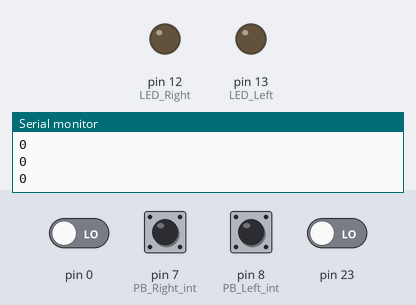
Bench run of a sketch on a simulated Arduino Uno, built with avr-gcc and run on an emulated ATmega328P. On the bench: output pins drawn as LEDs (lit = HIGH), the last lines printed to the serial monitor. Dashed ring = blinking. Inputs (shaded band) come from the test bench; at power-on: pin 0, pin 7 (PB_Right_int), pin 8 (PB_Left_int), pin 23 LOW.

Above: at 1.2 s.
1.3 s: pin 0 driven HIGH
At 4.2 s:
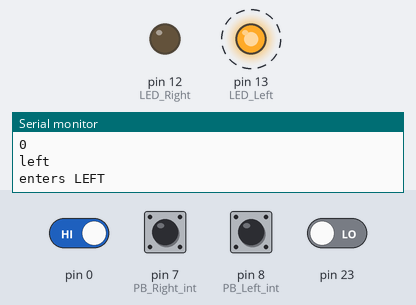
4.3 s: pin 23 driven HIGH
At 7.2 s:
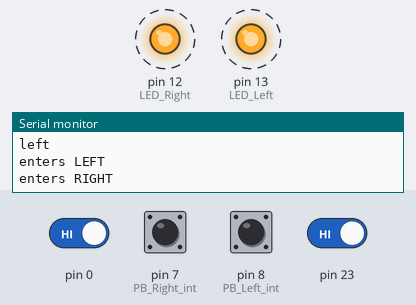
Timing chart, 0 to 16.3 s (numbered marks = the images above; inputs shaded):
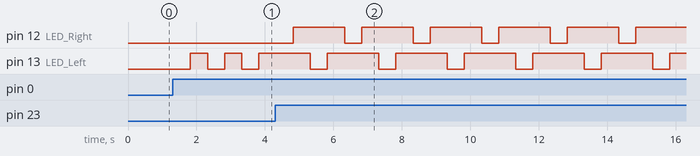

Measured:
- after the input at 1.3 s, pin 13 (LED_Left): alternates HIGH for 0.50 s and LOW for 0.50 s, starting after 0.53 s
- after the input at 4.3 s, pin 12 (LED_Right): alternates HIGH for 1.5 s and LOW for 0.50 s, starting after 0.53 s; pin 13 (LED_Left): alternates HIGH for 1.5 s and LOW for 0.50 s, starting after 1.0 s

The sketch:

TurningLights_ISR_Attempt3.ino
```cpp
#include <PinChangeInterrupt.h>
////setup button
int PB_Left_int = 8;
int PB_Right_int= 7;


///////////////State of buttons
boolean buttonPushedLeft = false;
boolean buttonPushedRight = false;


#define LED_Left 13
#define LED_Right 12
//#define PB_Left 8
//#define PB_Right 7


void setup() {
  //set OUTPUTS
  Serial.begin(9600);
  pinMode(LED_Left, OUTPUT);
  pinMode(LED_Right,OUTPUT);
  pinMode(PB_Left_int, INPUT);
  pinMode(PB_Right_int, INPUT);

  //attach interrupt
  attachPinChangeInterrupt(0,ISR_left,RISING);
  attachPinChangeInterrupt(23,ISR_right,RISING);

}
///////////////////////////////////////////////////
void loop() {
  // put your main code here, to run repeatedly:
  int buttonStateLeft = digitalRead(PB_Left_int);
  int buttonStateRight= digitalRead(PB_Right_int);
  Serial.println(buttonStateLeft);
  Serial.println(buttonStateRight);
  if (buttonPushedLeft == true){
    Serial.println("left");
    blink_left();
    }else {digitalWrite(LED_Left,LOW);}
  if (buttonPushedRight == true){
    blink_right();
    Serial.println("right");
    }else {digitalWrite(LED_Right, LOW);}
  }
/////////////////////////////////////////////////
 void ISR_left(){
  Serial.println("enters ISR_Left");
  buttonPushedLeft = !buttonPushedLeft;

  }
 void ISR_right(){
  Serial.println("enters ISR_right");
  buttonPushedRight = !buttonPushedRight;
  }
///////////////////////////////////////////////////
void blink_left(){
      // blinking loop
        Serial.println("enters LEFT");
        digitalWrite (LED_Left, LOW);
        delay (500);
        digitalWrite (LED_Left, HIGH);
        delay (500);
}
void blink_right(){
      // blinking loop
        Serial.println("enters RIGHT");
        digitalWrite (LED_Right, LOW);
        delay (500);
        digitalWrite (LED_Right, HIGH);
        delay (500);
}
```
